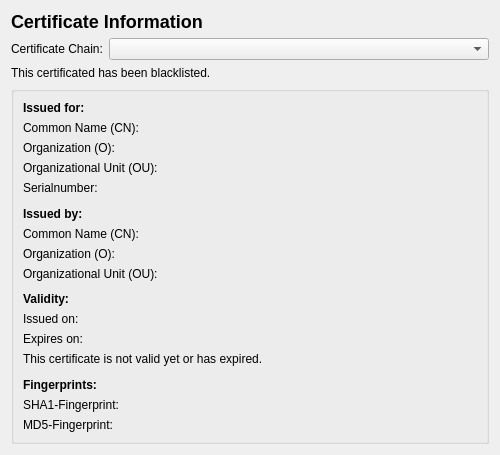
<?xml version="1.0" encoding="UTF-8"?>
<ui version="4.0">
 <class>E5SslCertificatesInfoWidget</class>
 <widget class="QWidget" name="E5SslCertificatesInfoWidget">
  <property name="geometry">
   <rect>
    <x>0</x>
    <y>0</y>
    <width>500</width>
    <height>455</height>
   </rect>
  </property>
  <layout class="QVBoxLayout" name="verticalLayout">
   <item>
    <widget class="QLabel" name="label_17">
     <property name="sizePolicy">
      <sizepolicy hsizetype="Preferred" vsizetype="Minimum">
       <horstretch>0</horstretch>
       <verstretch>0</verstretch>
      </sizepolicy>
     </property>
     <property name="text">
      <string>&lt;h2&gt;Certificate Information&lt;/h2&gt;</string>
     </property>
    </widget>
   </item>
   <item>
    <layout class="QHBoxLayout" name="horizontalLayout">
     <item>
      <widget class="QLabel" name="chainLabel">
       <property name="text">
        <string>Certificate Chain:</string>
       </property>
      </widget>
     </item>
     <item>
      <widget class="QComboBox" name="chainComboBox">
       <property name="sizePolicy">
        <sizepolicy hsizetype="Expanding" vsizetype="Fixed">
         <horstretch>0</horstretch>
         <verstretch>0</verstretch>
        </sizepolicy>
       </property>
      </widget>
     </item>
    </layout>
   </item>
   <item>
    <widget class="QLabel" name="blacklistedLabel">
     <property name="text">
      <string>This certificated has been blacklisted.</string>
     </property>
    </widget>
   </item>
   <item>
    <widget class="QGroupBox" name="groupBox">
     <layout class="QGridLayout" name="gridLayout">
      <item row="0" column="0" colspan="2">
       <widget class="QLabel" name="label">
        <property name="text">
         <string>&lt;b&gt;Issued for:&lt;/b&gt;</string>
        </property>
       </widget>
      </item>
      <item row="1" column="0">
       <widget class="QLabel" name="label_2">
        <property name="text">
         <string>Common Name (CN):</string>
        </property>
       </widget>
      </item>
      <item row="1" column="1">
       <widget class="QLabel" name="subjectCommonNameLabel">
        <property name="sizePolicy">
         <sizepolicy hsizetype="Expanding" vsizetype="Preferred">
          <horstretch>0</horstretch>
          <verstretch>0</verstretch>
         </sizepolicy>
        </property>
        <property name="text">
         <string/>
        </property>
       </widget>
      </item>
      <item row="2" column="0">
       <widget class="QLabel" name="label_3">
        <property name="text">
         <string>Organization (O):</string>
        </property>
       </widget>
      </item>
      <item row="2" column="1">
       <widget class="QLabel" name="subjectOrganizationLabel">
        <property name="sizePolicy">
         <sizepolicy hsizetype="Expanding" vsizetype="Preferred">
          <horstretch>0</horstretch>
          <verstretch>0</verstretch>
         </sizepolicy>
        </property>
        <property name="text">
         <string/>
        </property>
       </widget>
      </item>
      <item row="3" column="0">
       <widget class="QLabel" name="label_4">
        <property name="text">
         <string>Organizational Unit (OU):</string>
        </property>
       </widget>
      </item>
      <item row="3" column="1">
       <widget class="QLabel" name="subjectOrganizationalUnitLabel">
        <property name="sizePolicy">
         <sizepolicy hsizetype="Expanding" vsizetype="Preferred">
          <horstretch>0</horstretch>
          <verstretch>0</verstretch>
         </sizepolicy>
        </property>
        <property name="text">
         <string/>
        </property>
       </widget>
      </item>
      <item row="4" column="0">
       <widget class="QLabel" name="label_5">
        <property name="text">
         <string>Serialnumber:</string>
        </property>
       </widget>
      </item>
      <item row="4" column="1">
       <widget class="QLabel" name="serialNumberLabel">
        <property name="sizePolicy">
         <sizepolicy hsizetype="Expanding" vsizetype="Preferred">
          <horstretch>0</horstretch>
          <verstretch>0</verstretch>
         </sizepolicy>
        </property>
        <property name="text">
         <string/>
        </property>
       </widget>
      </item>
      <item row="5" column="0">
       <spacer name="verticalSpacer_3">
        <property name="orientation">
         <enum>Qt::Vertical</enum>
        </property>
        <property name="sizeHint" stdset="0">
         <size>
          <width>20</width>
          <height>10</height>
         </size>
        </property>
       </spacer>
      </item>
      <item row="6" column="0" colspan="2">
       <widget class="QLabel" name="label_6">
        <property name="text">
         <string>&lt;b&gt;Issued by:&lt;/b&gt;</string>
        </property>
       </widget>
      </item>
      <item row="7" column="0">
       <widget class="QLabel" name="label_9">
        <property name="text">
         <string>Common Name (CN):</string>
        </property>
       </widget>
      </item>
      <item row="7" column="1">
       <widget class="QLabel" name="issuerCommonNameLabel">
        <property name="sizePolicy">
         <sizepolicy hsizetype="Expanding" vsizetype="Preferred">
          <horstretch>0</horstretch>
          <verstretch>0</verstretch>
         </sizepolicy>
        </property>
        <property name="text">
         <string/>
        </property>
       </widget>
      </item>
      <item row="8" column="0">
       <widget class="QLabel" name="label_8">
        <property name="text">
         <string>Organization (O):</string>
        </property>
       </widget>
      </item>
      <item row="8" column="1">
       <widget class="QLabel" name="issuerOrganizationLabel">
        <property name="sizePolicy">
         <sizepolicy hsizetype="Expanding" vsizetype="Preferred">
          <horstretch>0</horstretch>
          <verstretch>0</verstretch>
         </sizepolicy>
        </property>
        <property name="text">
         <string/>
        </property>
       </widget>
      </item>
      <item row="9" column="0">
       <widget class="QLabel" name="label_7">
        <property name="text">
         <string>Organizational Unit (OU):</string>
        </property>
       </widget>
      </item>
      <item row="9" column="1">
       <widget class="QLabel" name="issuerOrganizationalUnitLabel">
        <property name="sizePolicy">
         <sizepolicy hsizetype="Expanding" vsizetype="Preferred">
          <horstretch>0</horstretch>
          <verstretch>0</verstretch>
         </sizepolicy>
        </property>
        <property name="text">
         <string/>
        </property>
       </widget>
      </item>
      <item row="10" column="0">
       <spacer name="verticalSpacer_2">
        <property name="orientation">
         <enum>Qt::Vertical</enum>
        </property>
        <property name="sizeHint" stdset="0">
         <size>
          <width>20</width>
          <height>9</height>
         </size>
        </property>
       </spacer>
      </item>
      <item row="11" column="0" colspan="2">
       <widget class="QLabel" name="label_10">
        <property name="text">
         <string>&lt;b&gt;Validity:&lt;/b&gt;</string>
        </property>
       </widget>
      </item>
      <item row="12" column="0">
       <widget class="QLabel" name="label_11">
        <property name="text">
         <string>Issued on:</string>
        </property>
       </widget>
      </item>
      <item row="12" column="1">
       <widget class="QLabel" name="effectiveLabel">
        <property name="sizePolicy">
         <sizepolicy hsizetype="Expanding" vsizetype="Preferred">
          <horstretch>0</horstretch>
          <verstretch>0</verstretch>
         </sizepolicy>
        </property>
        <property name="text">
         <string/>
        </property>
       </widget>
      </item>
      <item row="13" column="0">
       <widget class="QLabel" name="label_12">
        <property name="text">
         <string>Expires on:</string>
        </property>
       </widget>
      </item>
      <item row="13" column="1">
       <widget class="QLabel" name="expiresLabel">
        <property name="sizePolicy">
         <sizepolicy hsizetype="Expanding" vsizetype="Preferred">
          <horstretch>0</horstretch>
          <verstretch>0</verstretch>
         </sizepolicy>
        </property>
        <property name="text">
         <string/>
        </property>
       </widget>
      </item>
      <item row="14" column="0" colspan="2">
       <widget class="QLabel" name="expiredLabel">
        <property name="text">
         <string>This certificate is not valid yet or has expired.</string>
        </property>
       </widget>
      </item>
      <item row="15" column="0">
       <spacer name="verticalSpacer">
        <property name="orientation">
         <enum>Qt::Vertical</enum>
        </property>
        <property name="sizeHint" stdset="0">
         <size>
          <width>20</width>
          <height>10</height>
         </size>
        </property>
       </spacer>
      </item>
      <item row="16" column="0" colspan="2">
       <widget class="QLabel" name="label_13">
        <property name="text">
         <string>&lt;b&gt;Fingerprints:&lt;/b&gt;</string>
        </property>
       </widget>
      </item>
      <item row="17" column="0">
       <widget class="QLabel" name="label_14">
        <property name="text">
         <string>SHA1-Fingerprint:</string>
        </property>
       </widget>
      </item>
      <item row="17" column="1">
       <widget class="QLabel" name="sha1Label">
        <property name="sizePolicy">
         <sizepolicy hsizetype="Expanding" vsizetype="Preferred">
          <horstretch>0</horstretch>
          <verstretch>0</verstretch>
         </sizepolicy>
        </property>
        <property name="text">
         <string/>
        </property>
       </widget>
      </item>
      <item row="18" column="0">
       <widget class="QLabel" name="label_15">
        <property name="text">
         <string>MD5-Fingerprint:</string>
        </property>
       </widget>
      </item>
      <item row="18" column="1">
       <widget class="QLabel" name="md5Label">
        <property name="sizePolicy">
         <sizepolicy hsizetype="Expanding" vsizetype="Preferred">
          <horstretch>0</horstretch>
          <verstretch>0</verstretch>
         </sizepolicy>
        </property>
        <property name="text">
         <string/>
        </property>
       </widget>
      </item>
     </layout>
    </widget>
   </item>
  </layout>
 </widget>
 <resources/>
 <connections/>
</ui>
